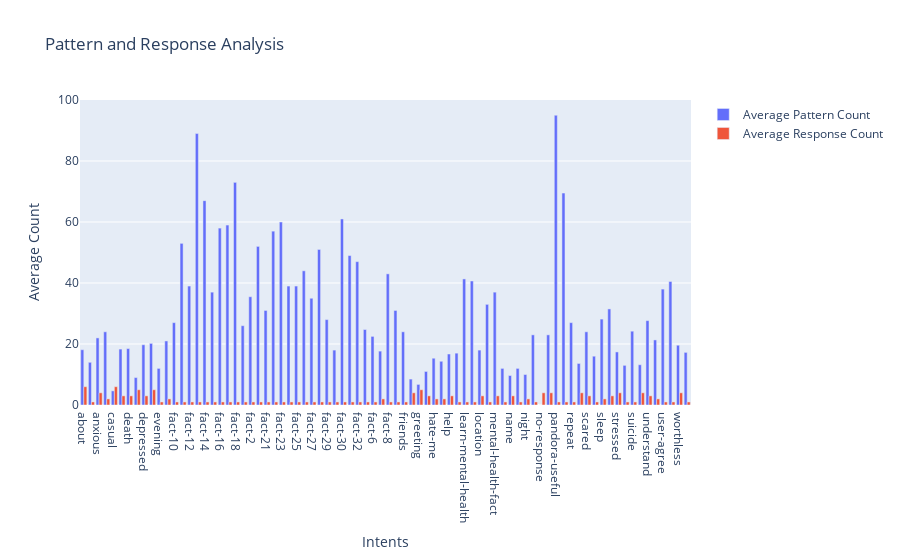

The code cell stored with this chart in its notebook:
### Markdown cell above
# Pattern and Response Analysis

* Explore the patterns and responses associated with each intent.
* Calculate the average number of patterns and responses per intent.
* Visualize this information using a Plotly bar plot, where the x-axis represents the intents, and the y-axis represents the average count of patterns or responses.
* Interpret the plot to understand the varying degrees of complexity and diversity in patterns and responses across different intents.

### Code cell
df['pattern_count'] = df['patterns'].apply(lambda x: len(x))
df['response_count'] = df['responses'].apply(lambda x: len(x))
avg_pattern_count = df.groupby('tag')['pattern_count'].mean()
avg_response_count = df.groupby('tag')['response_count'].mean()

fig = go.Figure()
fig.add_trace(go.Bar(x=avg_pattern_count.index, y=avg_pattern_count.values, name='Average Pattern Count'))
fig.add_trace(go.Bar(x=avg_response_count.index, y=avg_response_count.values, name='Average Response Count'))
fig.update_layout(title='Pattern and Response Analysis', xaxis_title='Intents', yaxis_title='Average Count')
fig.show()

### Figure 1 — Plotly figure (JSON) as saved in the notebook; plotly's stock layout.template omitted (floating-point values rounded to 4 significant figures)
{"data": [{"name": "Average Pattern Count", "type": "bar", "x": ["about", "afternoon", "anxious", "ask", "casual", "creation", "death", "default", "depressed", "done", "evening", "fact-1", "fact-10", "fact-11", "fact-12", "fact-13", "fact-14", "fact-15", "fact-16", "fact-17", "fact-18", "fact-19", "fact-2", "fact-20", "fact-21", "fact-22", "fact-23", "fact-24", "fact-25", "fact-26", "fact-27", "fact-28", "fact-29", "fact-3", "fact-30", "fact-31", "fact-32", "fact-5", "fact-6", "fact-7", "fact-8", "fact-9", "friends", "goodbye", "greeting", "happy", "hate-me", "hate-you", "help", "jokes", "learn-mental-health", "learn-more", "location", "meditation", "mental-health-fact", "morning", "name", "neutral-response", "night", "no-approach", "no-response", "not-talking", "pandora-useful", "problem", "repeat", "sad", "scared", "skill", "sleep", "something-else", "stressed", "stupid", "suicide", "thanks", "understand", "user-advice", "user-agree", "user-meditation", "worthless", "wrong"], "y": [18.12, 14, 22, 24, 4.636, 18.33, 18.5, 9, 19.75, 20.2, 12, 21, 27, 53, 39, 89, 67, 37, 58, 59, 73, 26, 35.5, 52, 31, 57, 60, 39, 39, 44, 35, 51, 28, 18, 61, 49, 47, 24.75, 22.5, 17.67, 43, 31, 24, 8.5, 6.75, 11, 15.33, 14.33, 16.71, 17, 41.33, 40.67, 18, 33, 37, 12, 9.667, 12, 10, 23, 0, 23, 95, 69.5, 27, 13.62, 24, 16, 28.17, 31.5, 17.4, 13, 24.2, 13.2, 27.67, 21.33, 38, 40.5, 19.6, 17.25]}, {"name": "Average Response Count", "type": "bar", "x": ["about", "afternoon", "anxious", "ask", "casual", "creation", "death", "default", "depressed", "done", "evening", "fact-1", "fact-10", "fact-11", "fact-12", "fact-13", "fact-14", "fact-15", "fact-16", "fact-17", "fact-18", "fact-19", "fact-2", "fact-20", "fact-21", "fact-22", "fact-23", "fact-24", "fact-25", "fact-26", "fact-27", "fact-28", "fact-29", "fact-3", "fact-30", "fact-31", "fact-32", "fact-5", "fact-6", "fact-7", "fact-8", "fact-9", "friends", "goodbye", "greeting", "happy", "hate-me", "hate-you", "help", "jokes", "learn-mental-health", "learn-more", "location", "meditation", "mental-health-fact", "morning", "name", "neutral-response", "night", "no-approach", "no-response", "not-talking", "pandora-useful", "problem", "repeat", "sad", "scared", "skill", "sleep", "something-else", "stressed", "stupid", "suicide", "thanks", "understand", "user-advice", "user-agree", "user-meditation", "worthless", "wrong"], "y": [6, 1, 4, 2, 6, 3, 3, 5, 3, 5, 1, 2, 1, 1, 1, 1, 1, 1, 1, 1, 1, 1, 1, 1, 1, 1, 1, 1, 1, 1, 1, 1, 1, 1, 1, 1, 1, 1, 1, 2, 1, 1, 1, 4, 5, 3, 2, 2, 3, 1, 1, 1, 3, 1, 3, 1, 3, 1, 2, 1, 4, 4, 1, 1, 1, 4, 3, 1, 2, 3, 4, 1, 1, 4, 3, 2, 1, 1, 4, 1]}], "layout": {"title": {"text": "Pattern and Response Analysis"}, "xaxis": {"title": {"text": "Intents"}}, "yaxis": {"title": {"text": "Average Count"}}}}
